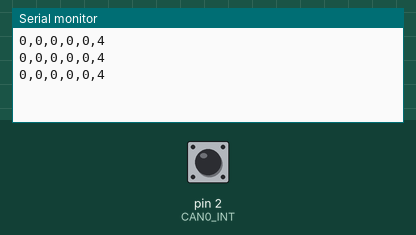
This sketch was run on a simulated Arduino Uno, built with avr-gcc and run on an emulated ATmega328P. Shown: the last lines printed to the serial monitor. The inputs (shaded band) are chosen by the test bench; at power-on: pin 2 (CAN0_INT) HIGH.

Above: at 1.2 s.
1.3 s: pin 2 (CAN0_INT) driven LOW
At 2.1 s:
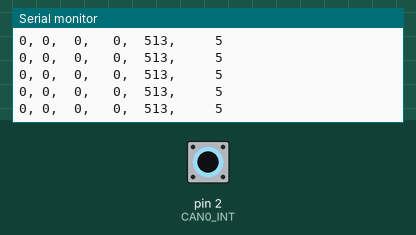
3.5 s: pin 2 (CAN0_INT) pulsed HIGH 2 times (0.12 s each, 0.3 s apart)
7.1 s: pin 2 (CAN0_INT) pulsed HIGH 5 times (0.12 s each, 0.3 s apart)
At 8.1 s:
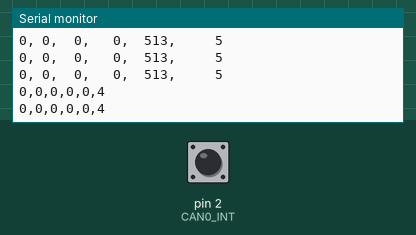

Measured:
- after the input at 1.3 s, the serial monitor: prints a new line after 0.30 s (image 1)
- after the input at 7.1 s, the serial monitor: prints a new line after 0.10 s (image 2)

The sketch:

CAN_receiver.ino
```cpp
#include <mcp_can.h> //Include MCP2515 CAN Library
#include <SPI.h> //Include SPI Library
int kph; // Speed
int rpm; // RPM
int gear; // Gear
int volts; // Battery Voltage
int bias = 513; // Brake Bias
int errorCode; // Error Code: 1 = Configuration Mode Fail, 2 = Baudrate Fail, 3 = MCP2515 Initialisation Fail, 4 = ECU Disconnected, 5 = ECU Connected
float time1 = 0; // Time ECU Connected
float time2 = 0; // Time ECU Disconnected
long unsigned int rxId; // Data Packet ID
unsigned char len = 0; // Data Packet Length
unsigned char rxBuf[8]; // Data Packet Byte(s)
char message[128]; // Serial String Array
#define CAN0_INT 2 // INT to Pin 2
MCP_CAN CAN0(10); // CS to Pin 3

void setup() {
  Serial.begin(115200); // Serial at 115200 baud
  time1 = millis();  // Initialisation Time
  if(CAN0.begin(MCP_ANY, CAN_500KBPS, MCP_8MHZ) != CAN_OK) { // Initialize MCP2515 at 8MHz and Baudrate 500kB/s
    errorCode = 3; // Set Error Code to 3
    sprintf(message,"0,0,0,0,0,%1i",errorCode); // Send Error Code 3
    Serial.println(message);
  }
  CAN0.setMode(MCP_NORMAL); // Normal MCP2515 Operation Mode
  pinMode(CAN0_INT, INPUT); // Configuring INT Input
  }

void loop()
{
  if(!digitalRead(CAN0_INT)) { // Read Receive Buffer if INT is LOW
    CAN0.readMsgBuf(&rxId, &len, rxBuf); // Read Incoming Data
    errorCode = 5; // Set Error Code to 5
    if((rxId & 0x1FFFFFFF)==8192) { // If ID = 0x2000
      rpm = rxBuf[0]; // Data 1 = RPM
    } else if((rxId & 0x1FFFFFFF)==8193) { // If ID = 0x2001
      kph = rxBuf[4]; // Data 3 = KPH x10
    } else if((rxId & 0x1FFFFFFF)==8194) { // If ID = 0x2001
      volts = rxBuf[4]; // Data 3 = Volts x10
    }
    sprintf(message,"%1i,%2i,%3i,%4i,%5i,%6i",kph,rpm,gear,volts,bias,errorCode);
    Serial.println(message);
    time1 = millis();
  }
  time2 = millis();
  if((time2-time1)>100) { // ECU Disconnected for > 100ms
    errorCode = 4; // Set Error Code to 4
    sprintf(message,"0,0,0,0,0,%1i",errorCode); // Send Error Code 4
    Serial.println(message);
    delay(500); // Delay Error Code Messages
  }
}
```
